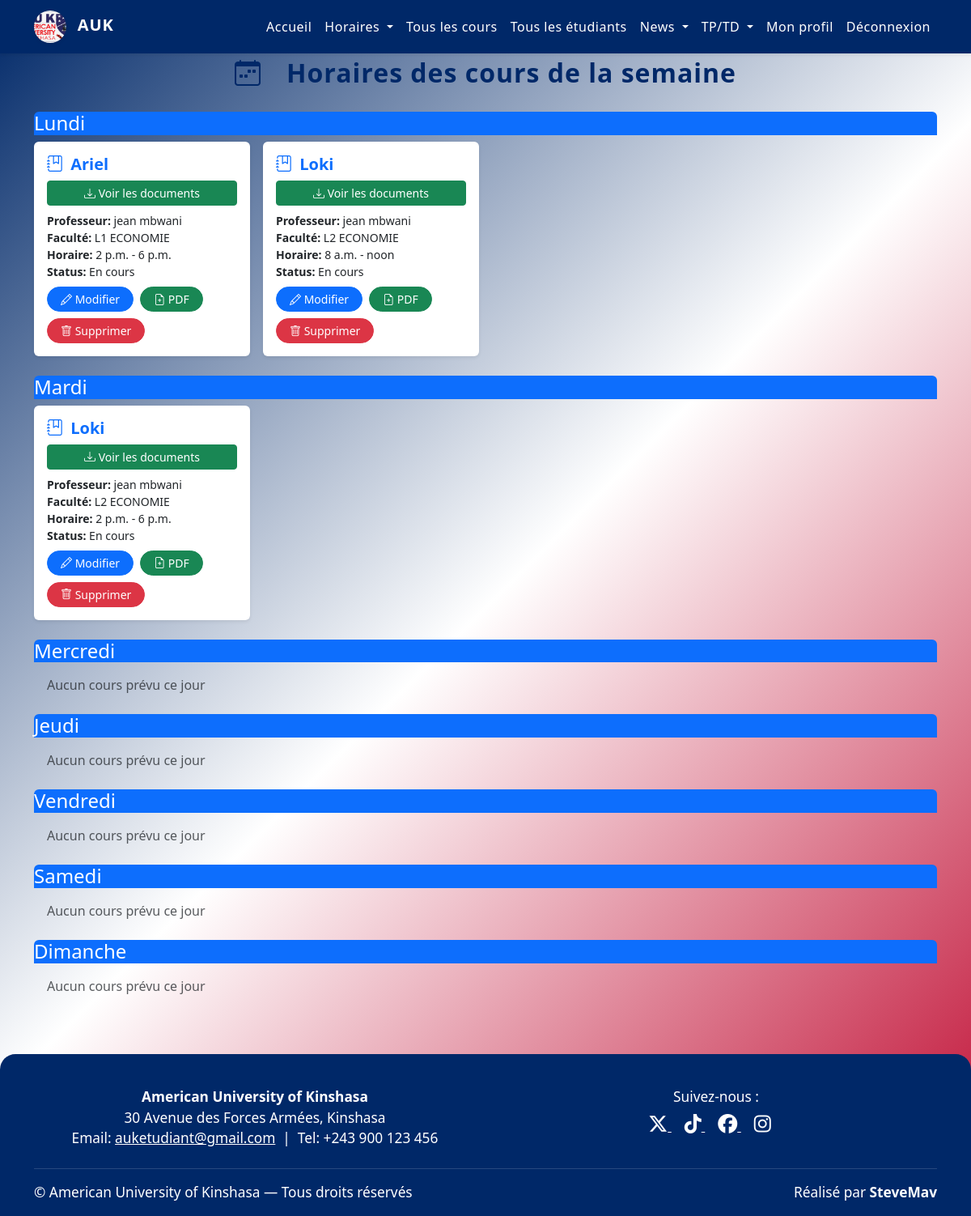
The app's page /schedule/ (signed in) with its own data.
### schedule/models.py (models this page shows, shortened)
class Course(models.Model):
    name = models.CharField(max_length=255)
    professor = models.CharField(max_length=255)
    total_hours = models.FloatField()
    faculty = models.ForeignKey(Faculty, on_delete=models.CASCADE)
    finished = models.BooleanField(default=False)

class Faculty(models.Model):
    name = models.CharField(max_length=255)
    level = models.CharField(max_length=255, null=True, blank=True)
    head_of_faculty = models.CharField(max_length=255, null=True, blank=True)

class CourseSchedule(models.Model):
    course = models.ForeignKey(Course, on_delete=models.CASCADE)
    day_of_week = models.CharField(max_length=10, choices=[
        ('Monday', 'Monday'), ('Tuesday', 'Tuesday'), ('Wednesday', 'Wednesday'),
        ('Thursday', 'Thursday'), ('Friday', 'Friday'), ('Saturday', 'Saturday'),
        ('Sunday', 'Sunday')
    ])
    start_time = models.TimeField()
    end_time = models.TimeField()

### schedule/views.py (the view)
# urls.py: path('', views.course_list, name='course_list'),
@login_required
def course_list(request):
    day_translation = {
        'Monday': 'Lundi',
        'Tuesday': 'Mardi',
        'Wednesday': 'Mercredi',
        'Thursday': 'Jeudi',
        'Friday': 'Vendredi',
        'Saturday': 'Samedi',
        'Sunday': 'Dimanche'
    }
    days_of_week = ['Lundi', 'Mardi', 'Mercredi', 'Jeudi', 'Vendredi', 'Samedi', 'Dimanche']
    if request.user.is_superuser:
        courses = Course.objects.prefetch_related('courseschedule_set')
    elif not request.user.is_staff:
        courses = Course.objects.filter(faculty__userprofile__user=request.user).prefetch_related('courseschedule_set')
    else:
        cp_profile = CPProfile.objects.get(user=request.user)
        courses = Course.objects.filter(faculty=cp_profile.faculty).prefetch_related('courseschedule_set')
    courses_by_day = {day: [] for day in days_of_week}
    for course in courses:
        for schedule in course.courseschedule_set.all():
            french_day = day_translation.get(schedule.day_of_week)
            if french_day:
                courses_by_day[french_day].append({
                    'course': course,
                    'schedule': schedule
                })
    context = {
        'days_of_week': days_of_week,
        'courses_by_day': courses_by_day
    }
    return render(request, 'schedule/course_list.html', context)

### schedule/templatetags/schedule_tags.py (called while the page is built)
@register.filter
def basename(value):
    return os.path.basename(value)

@register.filter
def get_item(dictionary, key):
    return dictionary.get(key, [])

### schedule/templates/schedule/course_list.html (shortened to what this page needs)
{% load static %}
{% load schedule_tags %}
<!DOCTYPE html>
<html lang="fr">
<head>
    <link href="https://cdn.jsdelivr.net/npm/bootstrap@5.3.0/dist/css/bootstrap.min.css" rel="stylesheet">
    <link href="https://cdn.jsdelivr.net/npm/bootstrap-icons@1.10.5/font/bootstrap-icons.css" rel="stylesheet">
</head>
<body style="min-height:100vh; background: linear-gradient(135deg, #002868 0%, #ffffff 50%, #bf0a30 100%); display: flex; flex-direction: column;">
{% include 'navbar.html' %}
<main style="flex:1 0 auto;">
<div class="container main-content">
    <div class="row justify-content-center align-items-center mb-4">
        <div class="col-auto">
            <i class="bi bi-calendar-week" style="font-size:2rem;color:#002868;margin-right:0.5rem;"></i>
        </div>
        <div class="col-auto">
            <h2 class="mb-0 fw-bold" style="color:#002868; letter-spacing:1px;">Horaires des cours de la semaine</h2>
        </div>
    </div>
    {% for day in days_of_week %}
        <div class="mb-4">
            <div class="card-header bg-primary text-white rounded-top mb-2">
                <h3 class="mb-0 fs-4">{{ day }}</h3>
            </div>
            {% if courses_by_day|get_item:day %}
                <div class="row g-3">
                    {% for item in courses_by_day|get_item:day %}
                    <div class="col-12 col-sm-6 col-md-4 col-lg-3 d-flex">
                        <div class="card flex-fill h-100 shadow-sm border-0">
                            <div class="card-body d-flex flex-column">
                                <h5 class="card-title fw-bold mb-2 text-primary">
    <i class="bi bi-journal-bookmark me-1"></i>
    {{ item.course.name }}
</h5>
<button type="button" class="btn btn-success btn-sm mb-2" data-bs-toggle="modal" data-bs-target="#modalCourseFiles{{ item.course.id }}">
    <i class="bi bi-download"></i> Voir les documents
</button>
                                <div class="card-text mb-2 small">
                                    <div><strong>Professeur:</strong> {{ item.course.professor }}</div>
                                    <div><strong>Faculté:</strong> {{ item.course.faculty.name }}</div>
                                    <div><strong>Horaire:</strong> {{ item.schedule.start_time }} - {{ item.schedule.end_time }}</div>
                                    <div><strong>Status:</strong> {{ item.course.finished|yesno:"Terminé,En cours" }}</div>
                                </div>
                                <div class="mt-auto d-flex flex-wrap gap-2">
                                    {% if perms.schedule.change_courseschedule %}
                                        <a href="{% url 'schedule:edit_schedule' item.schedule.id %}" class="btn btn-sm btn-primary rounded-pill px-3">
                                            <i class="bi bi-pencil"></i> Modifier
                                        </a>
                                        <button type="button" class="btn btn-sm btn-success rounded-pill px-3" data-bs-toggle="modal" data-bs-target="#modalCourseFiles{{ item.course.id }}">
                                            <i class="bi bi-file-earmark-plus"></i> PDF
                                        </button>
                                        <button type="button" class="btn btn-sm btn-danger rounded-pill px-3" data-bs-toggle="modal" data-bs-target="#deleteScheduleModal{{ item.schedule.id }}">
                                            <i class="bi bi-trash"></i> Supprimer
                                        </button>
                                    {% endif %}
                                </div>
                            </div>
                        </div>
                    </div>
                    {% endfor %}
                </div>
            {% else %}
                <p class="text-muted m-3">Aucun cours prévu ce jour</p>
            {% endif %}
        </div>
    {% endfor %}
</div>
</main>
{% include 'footer.html' %}
</body>
</html>

### records on screen
Course: course.name "Ariel", course.professor "jean mbwani", course.faculty.name "L1 ECONOMIE", schedule.start_time "2 p.m.", schedule.end_time "6 p.m.", course.finished "En cours"
Course: course.name "Loki", course.professor "jean mbwani", course.faculty.name "L2 ECONOMIE", schedule.start_time "8 a.m.", schedule.end_time "noon", course.finished "En cours", schedule.start_time "2 p.m.", schedule.end_time "6 p.m."

### other values on screen
{{ day }} "Lundi" "Mardi" "Mercredi" "Jeudi" "Vendredi" "Samedi" "Dimanche"
